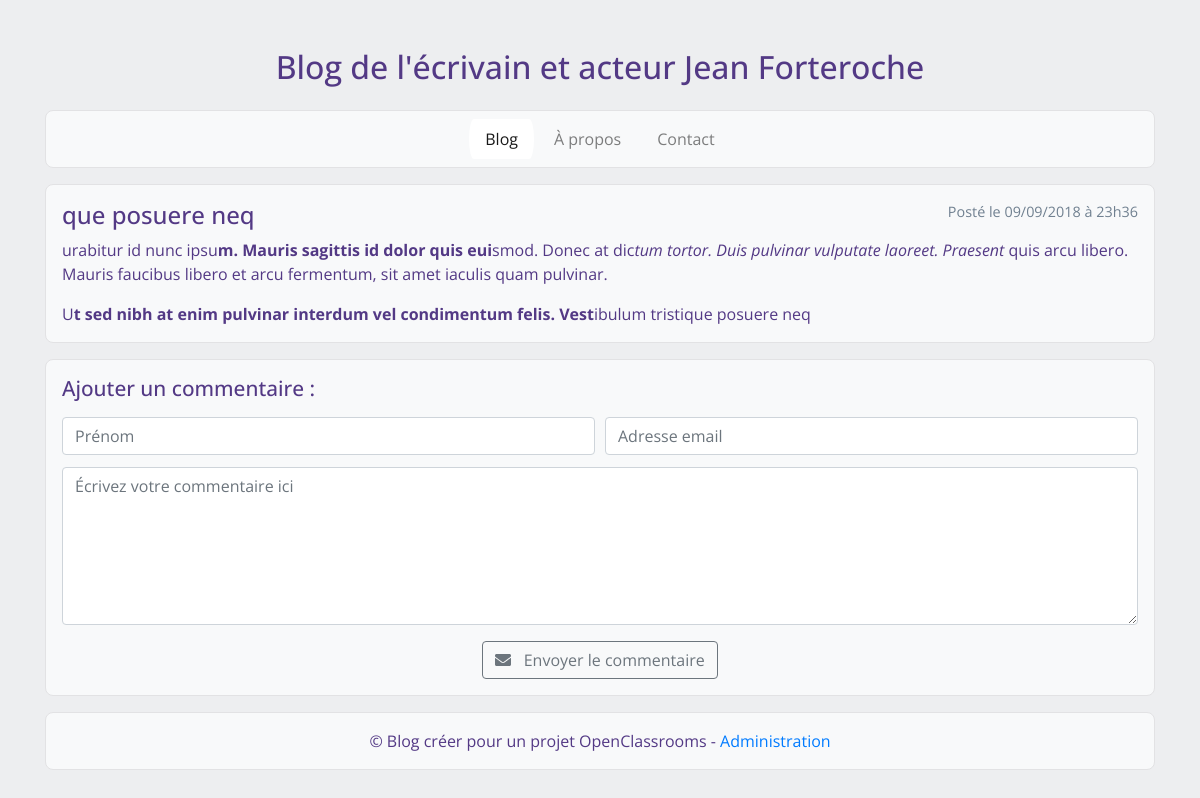
The app's page /index.php?page=post&id=21 with its own data.
### tables this page shows
CREATE TABLE `blog` (
  `id` int(11) NOT NULL,
  `categorie` tinyint(4) NOT NULL,
  `title` varchar(255) NOT NULL,
  `post` text NOT NULL,
  `post_date` datetime NOT NULL
);

### controllers/frontend.php (called while the page is built, shortened)
<?php
require_once('models/PostManager.php');
function showPost($postId)
{
    $postManager = new \OpenClassrooms\Projet4\Blog\PostManager();
    $post = $postManager->getPost($postId);
    require('views/frontend/postView.php');
}

### models/Manager.php (called while the page is built, shortened)
<?php
abstract class Manager
{
    final protected function dbConnect()
    {
        $db = new \PDO('mysql:host=localhost;dbname=projet4;charset=utf8', 'root', '');
        return $db;
    }
}

### models/PostManager.php (called while the page is built, shortened)
<?php
require_once("models/Manager.php");
class PostManager extends Manager
{
    private $_db;
    public function __construct()
    {
        $this->_db = $this->dbConnect();
    }
    public function getPost($postId)
    {
        $req = $this->_db->prepare('SELECT id, title, post, DATE_FORMAT(post_date, \'%d/%m/%Y à %Hh%i\') AS creation_date_fr FROM blog WHERE id = ?');
        $req->execute(array($postId));
        $post = $req->fetch();
        return $post;
    }
}

### views/frontend/postView.php (the view, shortened to what this page needs)
<article class="col-md-12">
    <div>
        <span class="datepost float-right">
            Posté le
            <?= $post['creation_date_fr'] ?>
        </span>
        <h2>
            <?= htmlspecialchars($post['title']) ?>
        </h2>
            <?= htmlspecialchars_decode($post['post']) ?>
    </div>
    <div>
        <h3>Ajouter un commentaire :</h3>
        <form class="formcomment text-center" action="index.php?action=addComment&amp;id=<?= $post['id'] ?>"
            method="post">
            <div class="form-row">
                <div class="col">
                    <input type="text" class="form-control" placeholder="Prénom" id="author" name="author">
                </div>
                <div class="col">
                    <input type="text" class="form-control" placeholder="Adresse email" id="mail" name="mail">
                </div>
            </div>
            <div class="form-group">
                <textarea class="form-control" placeholder="Écrivez votre commentaire ici" rows="6" id="comment" name="comment"></textarea>
            </div>
            <button class="btn btn-outline-secondary" type="submit"><i class="fas fa-envelope"></i> &nbsp; Envoyer le
                commentaire</button>
        </form>
    </div>
</article>
<?php require('template.php');

### public/css/style.css (style rules this page uses)
body { font-family: 'Open Sans', sans-serif; margin-top: 48px; color: #533985; background: #edeef0; }
h2 { font-size: 1.5em; }
h3 { font-size: 1.3em; padding-bottom: 8px; }
nav, section > article > div, section > aside > div, footer { background-color: #f8f9fa; margin-bottom: 16px; padding: 1em 1em 0 1em; border: 1px solid #e2e2e4; -webkit-border-radius: 8px; -moz-border-radius: 8px; border-radius: 8px; }
.datepost { font-weight: none; color: slategrey; font-size: 0.9em; }
.formcomment > div:first-child { padding-bottom: 12px; }
.formcomment > button { margin-bottom: 16px; }

### records on screen
blog: title "que posuere neq", post "urabitur id nunc ipsu m. Mauris sagittis id dolor quis eui smod. Donec at dic tum tortor. Duis pulvinar vulputate laoreet. Praesent quis arcu libero. Mauris faucibus libero et arcu fermentum, sit amet iaculis quam pulvinar. U t sed nibh at enim pulvinar interdum vel condimentum felis. Vest ibulum tristique posuere neq"

### other values on screen
$TITLEND "Blog de l'écrivain et acteur Jean Forteroche"
$post['creation_date_fr'] "09/09/2018 à 23h36"
